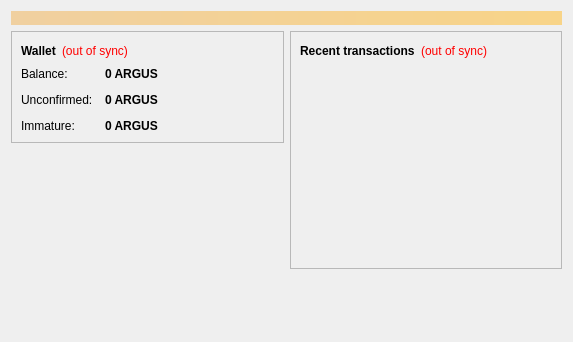
<?xml version="1.0" encoding="UTF-8"?>
<ui version="4.0">
 <class>OverviewPage</class>
 <widget class="QWidget" name="OverviewPage">
  <property name="geometry">
   <rect>
    <x>0</x>
    <y>0</y>
    <width>573</width>
    <height>342</height>
   </rect>
  </property>
  <property name="windowTitle">
   <string>Form</string>
  </property>
  <layout class="QVBoxLayout" name="topLayout">
   <item>
    <widget class="QLabel" name="labelAlerts">
     <property name="visible">
      <bool>false</bool>
     </property>
     <property name="styleSheet">
      <string notr="true">background-color: qlineargradient(x1: 0, y1: 0, x2: 1, y2: 0, stop:0 #F0D0A0, stop:1 #F8D488); color:#000000;</string>
     </property>
     <property name="wordWrap">
      <bool>true</bool>
     </property>
     <property name="margin">
      <number>3</number>
     </property>
    </widget>
   </item>
   <item>
    <layout class="QHBoxLayout" name="horizontalLayout" stretch="1,1">
     <item>
      <layout class="QVBoxLayout" name="verticalLayout_2">
       <item>
        <widget class="QFrame" name="frame">
         <property name="frameShape">
          <enum>QFrame::StyledPanel</enum>
         </property>
         <property name="frameShadow">
          <enum>QFrame::Raised</enum>
         </property>
         <layout class="QVBoxLayout" name="verticalLayout_4">
          <item>
           <layout class="QHBoxLayout" name="horizontalLayout_4">
            <item>
             <widget class="QLabel" name="label_5">
              <property name="font">
               <font>
                <weight>75</weight>
                <bold>true</bold>
               </font>
              </property>
              <property name="text">
               <string>Wallet</string>
              </property>
             </widget>
            </item>
            <item>
             <widget class="QLabel" name="labelWalletStatus">
              <property name="toolTip">
               <string>The displayed information may be out of date. Your wallet automatically synchronizes with the ARGUSCOIN network after a connection is established, but this process has not completed yet.</string>
              </property>
              <property name="styleSheet">
               <string notr="true">QLabel { color: red; }</string>
              </property>
              <property name="text">
               <string notr="true">(out of sync)</string>
              </property>
              <property name="alignment">
               <set>Qt::AlignLeading|Qt::AlignLeft|Qt::AlignVCenter</set>
              </property>
             </widget>
            </item>
            <item>
             <spacer name="horizontalSpacer_2">
              <property name="orientation">
               <enum>Qt::Horizontal</enum>
              </property>
              <property name="sizeHint" stdset="0">
               <size>
                <width>40</width>
                <height>20</height>
               </size>
              </property>
             </spacer>
            </item>
           </layout>
          </item>
          <item>
           <layout class="QFormLayout" name="formLayout_2">
            <property name="fieldGrowthPolicy">
             <enum>QFormLayout::AllNonFixedFieldsGrow</enum>
            </property>
            <property name="horizontalSpacing">
             <number>12</number>
            </property>
            <property name="verticalSpacing">
             <number>12</number>
            </property>
            <item row="0" column="0">
             <widget class="QLabel" name="label">
              <property name="text">
               <string>Balance:</string>
              </property>
             </widget>
            </item>
            <item row="0" column="1">
             <widget class="QLabel" name="labelBalance">
              <property name="font">
               <font>
                <weight>75</weight>
                <bold>true</bold>
               </font>
              </property>
              <property name="cursor">
               <cursorShape>IBeamCursor</cursorShape>
              </property>
              <property name="toolTip">
               <string>Your current balance</string>
              </property>
              <property name="text">
               <string notr="true">0 ARGUS</string>
              </property>
              <property name="textInteractionFlags">
               <set>Qt::LinksAccessibleByMouse|Qt::TextSelectableByKeyboard|Qt::TextSelectableByMouse</set>
              </property>
             </widget>
            </item>
            <item row="1" column="0">
             <widget class="QLabel" name="label_3">
              <property name="text">
               <string>Unconfirmed:</string>
              </property>
             </widget>
            </item>
            <item row="1" column="1">
             <widget class="QLabel" name="labelUnconfirmed">
              <property name="font">
               <font>
                <weight>75</weight>
                <bold>true</bold>
               </font>
              </property>
              <property name="cursor">
               <cursorShape>IBeamCursor</cursorShape>
              </property>
              <property name="toolTip">
               <string>Total of transactions that have yet to be confirmed, and do not yet count toward the current balance</string>
              </property>
              <property name="text">
               <string notr="true">0 ARGUS</string>
              </property>
              <property name="textInteractionFlags">
               <set>Qt::LinksAccessibleByMouse|Qt::TextSelectableByKeyboard|Qt::TextSelectableByMouse</set>
              </property>
             </widget>
            </item>
            <item row="2" column="0">
             <widget class="QLabel" name="labelImmatureText">
              <property name="text">
               <string>Immature:</string>
              </property>
             </widget>
            </item>
            <item row="2" column="1">
             <widget class="QLabel" name="labelImmature">
              <property name="font">
               <font>
                <weight>75</weight>
                <bold>true</bold>
               </font>
              </property>
              <property name="toolTip">
               <string>Mined balance that has not yet matured</string>
              </property>
              <property name="text">
               <string notr="true">0 ARGUS</string>
              </property>
              <property name="textInteractionFlags">
               <set>Qt::LinksAccessibleByMouse|Qt::TextSelectableByKeyboard|Qt::TextSelectableByMouse</set>
              </property>
             </widget>
            </item>
           </layout>
          </item>
         </layout>
        </widget>
       </item>
       <item>
        <spacer name="verticalSpacer">
         <property name="orientation">
          <enum>Qt::Vertical</enum>
         </property>
         <property name="sizeHint" stdset="0">
          <size>
           <width>20</width>
           <height>40</height>
          </size>
         </property>
        </spacer>
       </item>
      </layout>
     </item>
     <item>
      <layout class="QVBoxLayout" name="verticalLayout_3">
       <item>
        <widget class="QFrame" name="frame_2">
         <property name="frameShape">
          <enum>QFrame::StyledPanel</enum>
         </property>
         <property name="frameShadow">
          <enum>QFrame::Raised</enum>
         </property>
         <layout class="QVBoxLayout" name="verticalLayout">
          <item>
           <layout class="QHBoxLayout" name="horizontalLayout_2">
            <item>
             <widget class="QLabel" name="label_4">
              <property name="text">
               <string>&lt;b&gt;Recent transactions&lt;/b&gt;</string>
              </property>
             </widget>
            </item>
            <item>
             <widget class="QLabel" name="labelTransactionsStatus">
              <property name="toolTip">
               <string>The displayed information may be out of date. Your wallet automatically synchronizes with the ARGUSCOIN network after a connection is established, but this process has not completed yet.</string>
              </property>
              <property name="styleSheet">
               <string notr="true">QLabel { color: red; }</string>
              </property>
              <property name="text">
               <string notr="true">(out of sync)</string>
              </property>
              <property name="alignment">
               <set>Qt::AlignRight|Qt::AlignTrailing|Qt::AlignVCenter</set>
              </property>
             </widget>
            </item>
            <item>
             <spacer name="horizontalSpacer">
              <property name="orientation">
               <enum>Qt::Horizontal</enum>
              </property>
              <property name="sizeHint" stdset="0">
               <size>
                <width>40</width>
                <height>20</height>
               </size>
              </property>
             </spacer>
            </item>
           </layout>
          </item>
          <item>
           <widget class="QListView" name="listTransactions">
            <property name="styleSheet">
             <string notr="true">QListView { background: transparent; }</string>
            </property>
            <property name="frameShape">
             <enum>QFrame::NoFrame</enum>
            </property>
            <property name="verticalScrollBarPolicy">
             <enum>Qt::ScrollBarAlwaysOff</enum>
            </property>
            <property name="horizontalScrollBarPolicy">
             <enum>Qt::ScrollBarAlwaysOff</enum>
            </property>
            <property name="selectionMode">
             <enum>QAbstractItemView::NoSelection</enum>
            </property>
           </widget>
          </item>
         </layout>
        </widget>
       </item>
       <item>
        <spacer name="verticalSpacer_2">
         <property name="orientation">
          <enum>Qt::Vertical</enum>
         </property>
         <property name="sizeHint" stdset="0">
          <size>
           <width>20</width>
           <height>40</height>
          </size>
         </property>
        </spacer>
       </item>
      </layout>
     </item>
    </layout>
   </item>
  </layout>
 </widget>
 <resources/>
 <connections/>
</ui>
